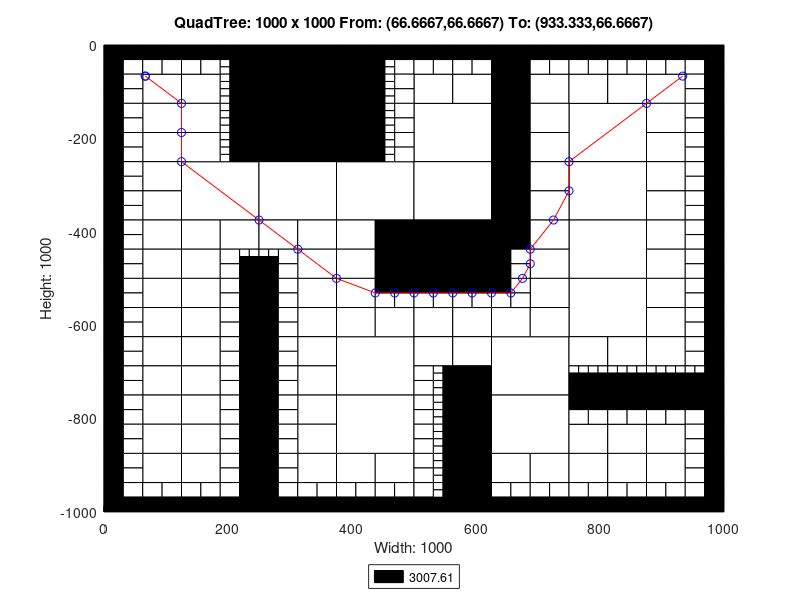

This figure's MATLAB source:
axis([0 1000 -1000 0]);
title('QuadTree: 1000 x 1000 From: (66.6667,66.6667) To: (933.333,66.6667)');
xlabel('Width: 1000');
ylabel('Height: 1000');
rectangle('Position',[250 -125 125 125], 'FaceColor',[0 0 0]);
rectangle('Position',[250 -250 125 125], 'FaceColor',[0 0 0]);
rectangle('Position',[125 -375 125 125], 'FaceColor',[1 1 1]);
rectangle('Position',[250 -375 125 125], 'FaceColor',[1 1 1]);
rectangle('Position',[375 -375 125 125], 'FaceColor',[1 1 1]);
rectangle('Position',[500 -250 125 125], 'FaceColor',[1 1 1]);
rectangle('Position',[750 -250 125 125], 'FaceColor',[1 1 1]);
rectangle('Position',[500 -375 125 125], 'FaceColor',[1 1 1]);
rectangle('Position',[500 -500 125 125], 'FaceColor',[0 0 0]);
rectangle('Position',[750 -375 125 125], 'FaceColor',[1 1 1]);
rectangle('Position',[750 -500 125 125], 'FaceColor',[1 1 1]);
rectangle('Position',[375 -750 125 125], 'FaceColor',[1 1 1]);
rectangle('Position',[375 -875 125 125], 'FaceColor',[1 1 1]);
rectangle('Position',[625 -750 125 125], 'FaceColor',[1 1 1]);
rectangle('Position',[750 -625 125 125], 'FaceColor',[1 1 1]);
rectangle('Position',[625 -875 125 125], 'FaceColor',[1 1 1]);
rectangle('Position',[62.5 -125 62.5 62.5], 'FaceColor',[1 1 1]);
rectangle('Position',[125 -125 62.5 62.5], 'FaceColor',[1 1 1]);
rectangle('Position',[62.5 -187.5 62.5 62.5], 'FaceColor',[1 1 1]);
rectangle('Position',[62.5 -250 62.5 62.5], 'FaceColor',[1 1 1]);
rectangle('Position',[125 -187.5 62.5 62.5], 'FaceColor',[1 1 1]);
rectangle('Position',[125 -250 62.5 62.5], 'FaceColor',[1 1 1]);
rectangle('Position',[375 -62.5 62.5 62.5], 'FaceColor',[0 0 0]);
rectangle('Position',[375 -125 62.5 62.5], 'FaceColor',[0 0 0]);
rectangle('Position',[375 -187.5 62.5 62.5], 'FaceColor',[0 0 0]);
rectangle('Position',[375 -250 62.5 62.5], 'FaceColor',[0 0 0]);
rectangle('Position',[62.5 -312.5 62.5 62.5], 'FaceColor',[1 1 1]);
rectangle('Position',[62.5 -375 62.5 62.5], 'FaceColor',[1 1 1]);
rectangle('Position',[62.5 -437.5 62.5 62.5], 'FaceColor',[1 1 1]);
rectangle('Position',[62.5 -500 62.5 62.5], 'FaceColor',[1 1 1]);
rectangle('Position',[125 -437.5 62.5 62.5], 'FaceColor',[1 1 1]);
rectangle('Position',[187.5 -437.5 62.5 62.5], 'FaceColor',[1 1 1]);
rectangle('Position',[125 -500 62.5 62.5], 'FaceColor',[1 1 1]);
rectangle('Position',[250 -437.5 62.5 62.5], 'FaceColor',[1 1 1]);
rectangle('Position',[312.5 -437.5 62.5 62.5], 'FaceColor',[1 1 1]);
rectangle('Position',[312.5 -500 62.5 62.5], 'FaceColor',[1 1 1]);
rectangle('Position',[375 -437.5 62.5 62.5], 'FaceColor',[1 1 1]);
rectangle('Position',[437.5 -437.5 62.5 62.5], 'FaceColor',[0 0 0]);
rectangle('Position',[375 -500 62.5 62.5], 'FaceColor',[1 1 1]);
rectangle('Position',[437.5 -500 62.5 62.5], 'FaceColor',[0 0 0]);
rectangle('Position',[500 -125 62.5 62.5], 'FaceColor',[1 1 1]);
rectangle('Position',[562.5 -125 62.5 62.5], 'FaceColor',[1 1 1]);
rectangle('Position',[625 -62.5 62.5 62.5], 'FaceColor',[0 0 0]);
rectangle('Position',[625 -125 62.5 62.5], 'FaceColor',[0 0 0]);
rectangle('Position',[687.5 -125 62.5 62.5], 'FaceColor',[1 1 1]);
rectangle('Position',[625 -187.5 62.5 62.5], 'FaceColor',[0 0 0]);
rectangle('Position',[687.5 -187.5 62.5 62.5], 'FaceColor',[1 1 1]);
rectangle('Position',[625 -250 62.5 62.5], 'FaceColor',[0 0 0]);
rectangle('Position',[687.5 -250 62.5 62.5], 'FaceColor',[1 1 1]);
rectangle('Position',[750 -125 62.5 62.5], 'FaceColor',[1 1 1]);
rectangle('Position',[812.5 -125 62.5 62.5], 'FaceColor',[1 1 1]);
rectangle('Position',[875 -125 62.5 62.5], 'FaceColor',[1 1 1]);
rectangle('Position',[875 -187.5 62.5 62.5], 'FaceColor',[1 1 1]);
rectangle('Position',[875 -250 62.5 62.5], 'FaceColor',[1 1 1]);
rectangle('Position',[625 -312.5 62.5 62.5], 'FaceColor',[0 0 0]);
rectangle('Position',[687.5 -312.5 62.5 62.5], 'FaceColor',[1 1 1]);
rectangle('Position',[625 -375 62.5 62.5], 'FaceColor',[0 0 0]);
rectangle('Position',[687.5 -375 62.5 62.5], 'FaceColor',[1 1 1]);
rectangle('Position',[625 -437.5 62.5 62.5], 'FaceColor',[0 0 0]);
rectangle('Position',[687.5 -437.5 62.5 62.5], 'FaceColor',[1 1 1]);
rectangle('Position',[687.5 -500 62.5 62.5], 'FaceColor',[1 1 1]);
rectangle('Position',[875 -312.5 62.5 62.5], 'FaceColor',[1 1 1]);
rectangle('Position',[875 -375 62.5 62.5], 'FaceColor',[1 1 1]);
rectangle('Position',[875 -437.5 62.5 62.5], 'FaceColor',[1 1 1]);
rectangle('Position',[875 -500 62.5 62.5], 'FaceColor',[1 1 1]);
rectangle('Position',[62.5 -562.5 62.5 62.5], 'FaceColor',[1 1 1]);
rectangle('Position',[62.5 -625 62.5 62.5], 'FaceColor',[1 1 1]);
rectangle('Position',[125 -562.5 62.5 62.5], 'FaceColor',[1 1 1]);
rectangle('Position',[125 -625 62.5 62.5], 'FaceColor',[1 1 1]);
rectangle('Position',[62.5 -687.5 62.5 62.5], 'FaceColor',[1 1 1]);
rectangle('Position',[62.5 -750 62.5 62.5], 'FaceColor',[1 1 1]);
rectangle('Position',[125 -687.5 62.5 62.5], 'FaceColor',[1 1 1]);
rectangle('Position',[125 -750 62.5 62.5], 'FaceColor',[1 1 1]);
rectangle('Position',[312.5 -562.5 62.5 62.5], 'FaceColor',[1 1 1]);
rectangle('Position',[312.5 -625 62.5 62.5], 'FaceColor',[1 1 1]);
rectangle('Position',[375 -562.5 62.5 62.5], 'FaceColor',[1 1 1]);
rectangle('Position',[375 -625 62.5 62.5], 'FaceColor',[1 1 1]);
rectangle('Position',[437.5 -625 62.5 62.5], 'FaceColor',[1 1 1]);
rectangle('Position',[312.5 -687.5 62.5 62.5], 'FaceColor',[1 1 1]);
rectangle('Position',[312.5 -750 62.5 62.5], 'FaceColor',[1 1 1]);
rectangle('Position',[62.5 -812.5 62.5 62.5], 'FaceColor',[1 1 1]);
rectangle('Position',[62.5 -875 62.5 62.5], 'FaceColor',[1 1 1]);
rectangle('Position',[125 -812.5 62.5 62.5], 'FaceColor',[1 1 1]);
rectangle('Position',[125 -875 62.5 62.5], 'FaceColor',[1 1 1]);
rectangle('Position',[62.5 -937.5 62.5 62.5], 'FaceColor',[1 1 1]);
rectangle('Position',[125 -937.5 62.5 62.5], 'FaceColor',[1 1 1]);
rectangle('Position',[312.5 -812.5 62.5 62.5], 'FaceColor',[1 1 1]);
rectangle('Position',[312.5 -875 62.5 62.5], 'FaceColor',[1 1 1]);
rectangle('Position',[312.5 -937.5 62.5 62.5], 'FaceColor',[1 1 1]);
rectangle('Position',[375 -937.5 62.5 62.5], 'FaceColor',[1 1 1]);
rectangle('Position',[437.5 -937.5 62.5 62.5], 'FaceColor',[1 1 1]);
rectangle('Position',[500 -625 62.5 62.5], 'FaceColor',[1 1 1]);
rectangle('Position',[562.5 -625 62.5 62.5], 'FaceColor',[1 1 1]);
rectangle('Position',[687.5 -562.5 62.5 62.5], 'FaceColor',[1 1 1]);
rectangle('Position',[625 -625 62.5 62.5], 'FaceColor',[1 1 1]);
rectangle('Position',[687.5 -625 62.5 62.5], 'FaceColor',[1 1 1]);
rectangle('Position',[500 -687.5 62.5 62.5], 'FaceColor',[1 1 1]);
rectangle('Position',[562.5 -687.5 62.5 62.5], 'FaceColor',[1 1 1]);
rectangle('Position',[562.5 -750 62.5 62.5], 'FaceColor',[0 0 0]);
rectangle('Position',[875 -562.5 62.5 62.5], 'FaceColor',[1 1 1]);
rectangle('Position',[875 -625 62.5 62.5], 'FaceColor',[1 1 1]);
rectangle('Position',[750 -687.5 62.5 62.5], 'FaceColor',[1 1 1]);
rectangle('Position',[812.5 -687.5 62.5 62.5], 'FaceColor',[1 1 1]);
rectangle('Position',[875 -687.5 62.5 62.5], 'FaceColor',[1 1 1]);
rectangle('Position',[562.5 -812.5 62.5 62.5], 'FaceColor',[0 0 0]);
rectangle('Position',[562.5 -875 62.5 62.5], 'FaceColor',[0 0 0]);
rectangle('Position',[562.5 -937.5 62.5 62.5], 'FaceColor',[0 0 0]);
rectangle('Position',[562.5 -1000 62.5 62.5], 'FaceColor',[0 0 0]);
rectangle('Position',[625 -937.5 62.5 62.5], 'FaceColor',[1 1 1]);
rectangle('Position',[687.5 -937.5 62.5 62.5], 'FaceColor',[1 1 1]);
rectangle('Position',[750 -875 62.5 62.5], 'FaceColor',[1 1 1]);
rectangle('Position',[812.5 -875 62.5 62.5], 'FaceColor',[1 1 1]);
rectangle('Position',[875 -875 62.5 62.5], 'FaceColor',[1 1 1]);
rectangle('Position',[750 -937.5 62.5 62.5], 'FaceColor',[1 1 1]);
rectangle('Position',[812.5 -937.5 62.5 62.5], 'FaceColor',[1 1 1]);
rectangle('Position',[875 -937.5 62.5 62.5], 'FaceColor',[1 1 1]);
rectangle('Position',[0 -31.25 31.25 31.25], 'FaceColor',[0 0 0]);
rectangle('Position',[31.25 -31.25 31.25 31.25], 'FaceColor',[0 0 0]);
rectangle('Position',[0 -62.5 31.25 31.25], 'FaceColor',[0 0 0]);
rectangle('Position',[31.25 -62.5 31.25 31.25], 'FaceColor',[1 1 1]);
rectangle('Position',[62.5 -31.25 31.25 31.25], 'FaceColor',[0 0 0]);
rectangle('Position',[93.75 -31.25 31.25 31.25], 'FaceColor',[0 0 0]);
rectangle('Position',[62.5 -62.5 31.25 31.25], 'FaceColor',[1 1 1]);
rectangle('Position',[93.75 -62.5 31.25 31.25], 'FaceColor',[1 1 1]);
rectangle('Position',[0 -93.75 31.25 31.25], 'FaceColor',[0 0 0]);
rectangle('Position',[31.25 -93.75 31.25 31.25], 'FaceColor',[1 1 1]);
rectangle('Position',[0 -125 31.25 31.25], 'FaceColor',[0 0 0]);
rectangle('Position',[31.25 -125 31.25 31.25], 'FaceColor',[1 1 1]);
rectangle('Position',[125 -31.25 31.25 31.25], 'FaceColor',[0 0 0]);
rectangle('Position',[156.25 -31.25 31.25 31.25], 'FaceColor',[0 0 0]);
rectangle('Position',[125 -62.5 31.25 31.25], 'FaceColor',[1 1 1]);
rectangle('Position',[156.25 -62.5 31.25 31.25], 'FaceColor',[1 1 1]);
rectangle('Position',[187.5 -31.25 31.25 31.25], 'FaceColor',[0 0 0]);
rectangle('Position',[218.75 -31.25 31.25 31.25], 'FaceColor',[0 0 0]);
rectangle('Position',[218.75 -62.5 31.25 31.25], 'FaceColor',[0 0 0]);
rectangle('Position',[218.75 -93.75 31.25 31.25], 'FaceColor',[0 0 0]);
rectangle('Position',[218.75 -125 31.25 31.25], 'FaceColor',[0 0 0]);
rectangle('Position',[0 -156.25 31.25 31.25], 'FaceColor',[0 0 0]);
rectangle('Position',[31.25 -156.25 31.25 31.25], 'FaceColor',[1 1 1]);
rectangle('Position',[0 -187.5 31.25 31.25], 'FaceColor',[0 0 0]);
rectangle('Position',[31.25 -187.5 31.25 31.25], 'FaceColor',[1 1 1]);
rectangle('Position',[0 -218.75 31.25 31.25], 'FaceColor',[0 0 0]);
rectangle('Position',[31.25 -218.75 31.25 31.25], 'FaceColor',[1 1 1]);
rectangle('Position',[0 -250 31.25 31.25], 'FaceColor',[0 0 0]);
rectangle('Position',[31.25 -250 31.25 31.25], 'FaceColor',[1 1 1]);
rectangle('Position',[218.75 -156.25 31.25 31.25], 'FaceColor',[0 0 0]);
rectangle('Position',[218.75 -187.5 31.25 31.25], 'FaceColor',[0 0 0]);
rectangle('Position',[218.75 -218.75 31.25 31.25], 'FaceColor',[0 0 0]);
rectangle('Position',[218.75 -250 31.25 31.25], 'FaceColor',[0 0 0]);
rectangle('Position',[437.5 -31.25 31.25 31.25], 'FaceColor',[0 0 0]);
rectangle('Position',[468.75 -31.25 31.25 31.25], 'FaceColor',[0 0 0]);
rectangle('Position',[468.75 -62.5 31.25 31.25], 'FaceColor',[1 1 1]);
rectangle('Position',[468.75 -93.75 31.25 31.25], 'FaceColor',[1 1 1]);
rectangle('Position',[468.75 -125 31.25 31.25], 'FaceColor',[1 1 1]);
rectangle('Position',[468.75 -156.25 31.25 31.25], 'FaceColor',[1 1 1]);
rectangle('Position',[468.75 -187.5 31.25 31.25], 'FaceColor',[1 1 1]);
rectangle('Position',[468.75 -218.75 31.25 31.25], 'FaceColor',[1 1 1]);
rectangle('Position',[468.75 -250 31.25 31.25], 'FaceColor',[1 1 1]);
rectangle('Position',[0 -281.25 31.25 31.25], 'FaceColor',[0 0 0]);
rectangle('Position',[31.25 -281.25 31.25 31.25], 'FaceColor',[1 1 1]);
rectangle('Position',[0 -312.5 31.25 31.25], 'FaceColor',[0 0 0]);
rectangle('Position',[31.25 -312.5 31.25 31.25], 'FaceColor',[1 1 1]);
rectangle('Position',[0 -343.75 31.25 31.25], 'FaceColor',[0 0 0]);
rectangle('Position',[31.25 -343.75 31.25 31.25], 'FaceColor',[1 1 1]);
rectangle('Position',[0 -375 31.25 31.25], 'FaceColor',[0 0 0]);
rectangle('Position',[31.25 -375 31.25 31.25], 'FaceColor',[1 1 1]);
rectangle('Position',[0 -406.25 31.25 31.25], 'FaceColor',[0 0 0]);
rectangle('Position',[31.25 -406.25 31.25 31.25], 'FaceColor',[1 1 1]);
rectangle('Position',[0 -437.5 31.25 31.25], 'FaceColor',[0 0 0]);
rectangle('Position',[31.25 -437.5 31.25 31.25], 'FaceColor',[1 1 1]);
rectangle('Position',[0 -468.75 31.25 31.25], 'FaceColor',[0 0 0]);
rectangle('Position',[31.25 -468.75 31.25 31.25], 'FaceColor',[1 1 1]);
rectangle('Position',[0 -500 31.25 31.25], 'FaceColor',[0 0 0]);
rectangle('Position',[31.25 -500 31.25 31.25], 'FaceColor',[1 1 1]);
rectangle('Position',[187.5 -468.75 31.25 31.25], 'FaceColor',[1 1 1]);
rectangle('Position',[187.5 -500 31.25 31.25], 'FaceColor',[1 1 1]);
rectangle('Position',[218.75 -500 31.25 31.25], 'FaceColor',[0 0 0]);
rectangle('Position',[281.25 -468.75 31.25 31.25], 'FaceColor',[1 1 1]);
rectangle('Position',[250 -500 31.25 31.25], 'FaceColor',[0 0 0]);
rectangle('Position',[281.25 -500 31.25 31.25], 'FaceColor',[1 1 1]);
rectangle('Position',[500 -31.25 31.25 31.25], 'FaceColor',[0 0 0]);
rectangle('Position',[531.25 -31.25 31.25 31.25], 'FaceColor',[0 0 0]);
rectangle('Position',[500 -62.5 31.25 31.25], 'FaceColor',[1 1 1]);
rectangle('Position',[531.25 -62.5 31.25 31.25], 'FaceColor',[1 1 1]);
rectangle('Position',[562.5 -31.25 31.25 31.25], 'FaceColor',[0 0 0]);
rectangle('Position',[593.75 -31.25 31.25 31.25], 'FaceColor',[0 0 0]);
rectangle('Position',[562.5 -62.5 31.25 31.25], 'FaceColor',[1 1 1]);
rectangle('Position',[593.75 -62.5 31.25 31.25], 'FaceColor',[1 1 1]);
rectangle('Position',[687.5 -31.25 31.25 31.25], 'FaceColor',[0 0 0]);
rectangle('Position',[718.75 -31.25 31.25 31.25], 'FaceColor',[0 0 0]);
rectangle('Position',[687.5 -62.5 31.25 31.25], 'FaceColor',[1 1 1]);
rectangle('Position',[718.75 -62.5 31.25 31.25], 'FaceColor',[1 1 1]);
rectangle('Position',[750 -31.25 31.25 31.25], 'FaceColor',[0 0 0]);
rectangle('Position',[781.25 -31.25 31.25 31.25], 'FaceColor',[0 0 0]);
rectangle('Position',[750 -62.5 31.25 31.25], 'FaceColor',[1 1 1]);
rectangle('Position',[781.25 -62.5 31.25 31.25], 'FaceColor',[1 1 1]);
rectangle('Position',[812.5 -31.25 31.25 31.25], 'FaceColor',[0 0 0]);
rectangle('Position',[843.75 -31.25 31.25 31.25], 'FaceColor',[0 0 0]);
rectangle('Position',[812.5 -62.5 31.25 31.25], 'FaceColor',[1 1 1]);
rectangle('Position',[843.75 -62.5 31.25 31.25], 'FaceColor',[1 1 1]);
rectangle('Position',[875 -31.25 31.25 31.25], 'FaceColor',[0 0 0]);
rectangle('Position',[906.25 -31.25 31.25 31.25], 'FaceColor',[0 0 0]);
rectangle('Position',[875 -62.5 31.25 31.25], 'FaceColor',[1 1 1]);
rectangle('Position',[906.25 -62.5 31.25 31.25], 'FaceColor',[1 1 1]);
rectangle('Position',[937.5 -31.25 31.25 31.25], 'FaceColor',[0 0 0]);
rectangle('Position',[968.75 -31.25 31.25 31.25], 'FaceColor',[0 0 0]);
rectangle('Position',[937.5 -62.5 31.25 31.25], 'FaceColor',[1 1 1]);
rectangle('Position',[968.75 -62.5 31.25 31.25], 'FaceColor',[0 0 0]);
rectangle('Position',[937.5 -93.75 31.25 31.25], 'FaceColor',[1 1 1]);
rectangle('Position',[968.75 -93.75 31.25 31.25], 'FaceColor',[0 0 0]);
rectangle('Position',[937.5 -125 31.25 31.25], 'FaceColor',[1 1 1]);
rectangle('Position',[968.75 -125 31.25 31.25], 'FaceColor',[0 0 0]);
rectangle('Position',[937.5 -156.25 31.25 31.25], 'FaceColor',[1 1 1]);
rectangle('Position',[968.75 -156.25 31.25 31.25], 'FaceColor',[0 0 0]);
rectangle('Position',[937.5 -187.5 31.25 31.25], 'FaceColor',[1 1 1]);
rectangle('Position',[968.75 -187.5 31.25 31.25], 'FaceColor',[0 0 0]);
rectangle('Position',[937.5 -218.75 31.25 31.25], 'FaceColor',[1 1 1]);
rectangle('Position',[968.75 -218.75 31.25 31.25], 'FaceColor',[0 0 0]);
rectangle('Position',[937.5 -250 31.25 31.25], 'FaceColor',[1 1 1]);
rectangle('Position',[968.75 -250 31.25 31.25], 'FaceColor',[0 0 0]);
rectangle('Position',[625 -468.75 31.25 31.25], 'FaceColor',[0 0 0]);
rectangle('Position',[656.25 -468.75 31.25 31.25], 'FaceColor',[1 1 1]);
rectangle('Position',[625 -500 31.25 31.25], 'FaceColor',[0 0 0]);
rectangle('Position',[656.25 -500 31.25 31.25], 'FaceColor',[1 1 1]);
rectangle('Position',[937.5 -281.25 31.25 31.25], 'FaceColor',[1 1 1]);
rectangle('Position',[968.75 -281.25 31.25 31.25], 'FaceColor',[0 0 0]);
rectangle('Position',[937.5 -312.5 31.25 31.25], 'FaceColor',[1 1 1]);
rectangle('Position',[968.75 -312.5 31.25 31.25], 'FaceColor',[0 0 0]);
rectangle('Position',[937.5 -343.75 31.25 31.25], 'FaceColor',[1 1 1]);
rectangle('Position',[968.75 -343.75 31.25 31.25], 'FaceColor',[0 0 0]);
rectangle('Position',[937.5 -375 31.25 31.25], 'FaceColor',[1 1 1]);
rectangle('Position',[968.75 -375 31.25 31.25], 'FaceColor',[0 0 0]);
rectangle('Position',[937.5 -406.25 31.25 31.25], 'FaceColor',[1 1 1]);
rectangle('Position',[968.75 -406.25 31.25 31.25], 'FaceColor',[0 0 0]);
rectangle('Position',[937.5 -437.5 31.25 31.25], 'FaceColor',[1 1 1]);
rectangle('Position',[968.75 -437.5 31.25 31.25], 'FaceColor',[0 0 0]);
rectangle('Position',[937.5 -468.75 31.25 31.25], 'FaceColor',[1 1 1]);
rectangle('Position',[968.75 -468.75 31.25 31.25], 'FaceColor',[0 0 0]);
rectangle('Position',[937.5 -500 31.25 31.25], 'FaceColor',[1 1 1]);
rectangle('Position',[968.75 -500 31.25 31.25], 'FaceColor',[0 0 0]);
rectangle('Position',[0 -531.25 31.25 31.25], 'FaceColor',[0 0 0]);
rectangle('Position',[31.25 -531.25 31.25 31.25], 'FaceColor',[1 1 1]);
rectangle('Position',[0 -562.5 31.25 31.25], 'FaceColor',[0 0 0]);
rectangle('Position',[31.25 -562.5 31.25 31.25], 'FaceColor',[1 1 1]);
rectangle('Position',[0 -593.75 31.25 31.25], 'FaceColor',[0 0 0]);
rectangle('Position',[31.25 -593.75 31.25 31.25], 'FaceColor',[1 1 1]);
rectangle('Position',[0 -625 31.25 31.25], 'FaceColor',[0 0 0]);
rectangle('Position',[31.25 -625 31.25 31.25], 'FaceColor',[1 1 1]);
rectangle('Position',[187.5 -531.25 31.25 31.25], 'FaceColor',[1 1 1]);
rectangle('Position',[218.75 -531.25 31.25 31.25], 'FaceColor',[0 0 0]);
rectangle('Position',[187.5 -562.5 31.25 31.25], 'FaceColor',[1 1 1]);
rectangle('Position',[218.75 -562.5 31.25 31.25], 'FaceColor',[0 0 0]);
rectangle('Position',[187.5 -593.75 31.25 31.25], 'FaceColor',[1 1 1]);
rectangle('Position',[218.75 -593.75 31.25 31.25], 'FaceColor',[0 0 0]);
rectangle('Position',[187.5 -625 31.25 31.25], 'FaceColor',[1 1 1]);
rectangle('Position',[218.75 -625 31.25 31.25], 'FaceColor',[0 0 0]);
rectangle('Position',[0 -656.25 31.25 31.25], 'FaceColor',[0 0 0]);
rectangle('Position',[31.25 -656.25 31.25 31.25], 'FaceColor',[1 1 1]);
rectangle('Position',[0 -687.5 31.25 31.25], 'FaceColor',[0 0 0]);
rectangle('Position',[31.25 -687.5 31.25 31.25], 'FaceColor',[1 1 1]);
rectangle('Position',[0 -718.75 31.25 31.25], 'FaceColor',[0 0 0]);
rectangle('Position',[31.25 -718.75 31.25 31.25], 'FaceColor',[1 1 1]);
rectangle('Position',[0 -750 31.25 31.25], 'FaceColor',[0 0 0]);
rectangle('Position',[31.25 -750 31.25 31.25], 'FaceColor',[1 1 1]);
rectangle('Position',[187.5 -656.25 31.25 31.25], 'FaceColor',[1 1 1]);
rectangle('Position',[218.75 -656.25 31.25 31.25], 'FaceColor',[0 0 0]);
rectangle('Position',[187.5 -687.5 31.25 31.25], 'FaceColor',[1 1 1]);
rectangle('Position',[218.75 -687.5 31.25 31.25], 'FaceColor',[0 0 0]);
rectangle('Position',[187.5 -718.75 31.25 31.25], 'FaceColor',[1 1 1]);
rectangle('Position',[218.75 -718.75 31.25 31.25], 'FaceColor',[0 0 0]);
rectangle('Position',[187.5 -750 31.25 31.25], 'FaceColor',[1 1 1]);
rectangle('Position',[218.75 -750 31.25 31.25], 'FaceColor',[0 0 0]);
rectangle('Position',[250 -531.25 31.25 31.25], 'FaceColor',[0 0 0]);
rectangle('Position',[281.25 -531.25 31.25 31.25], 'FaceColor',[1 1 1]);
rectangle('Position',[250 -562.5 31.25 31.25], 'FaceColor',[0 0 0]);
rectangle('Position',[281.25 -562.5 31.25 31.25], 'FaceColor',[1 1 1]);
rectangle('Position',[250 -593.75 31.25 31.25], 'FaceColor',[0 0 0]);
rectangle('Position',[281.25 -593.75 31.25 31.25], 'FaceColor',[1 1 1]);
rectangle('Position',[250 -625 31.25 31.25], 'FaceColor',[0 0 0]);
rectangle('Position',[281.25 -625 31.25 31.25], 'FaceColor',[1 1 1]);
rectangle('Position',[437.5 -531.25 31.25 31.25], 'FaceColor',[0 0 0]);
rectangle('Position',[468.75 -531.25 31.25 31.25], 'FaceColor',[0 0 0]);
rectangle('Position',[437.5 -562.5 31.25 31.25], 'FaceColor',[1 1 1]);
rectangle('Position',[468.75 -562.5 31.25 31.25], 'FaceColor',[1 1 1]);
rectangle('Position',[250 -656.25 31.25 31.25], 'FaceColor',[0 0 0]);
rectangle('Position',[281.25 -656.25 31.25 31.25], 'FaceColor',[1 1 1]);
rectangle('Position',[250 -687.5 31.25 31.25], 'FaceColor',[0 0 0]);
rectangle('Position',[281.25 -687.5 31.25 31.25], 'FaceColor',[1 1 1]);
rectangle('Position',[250 -718.75 31.25 31.25], 'FaceColor',[0 0 0]);
rectangle('Position',[281.25 -718.75 31.25 31.25], 'FaceColor',[1 1 1]);
rectangle('Position',[250 -750 31.25 31.25], 'FaceColor',[0 0 0]);
rectangle('Position',[281.25 -750 31.25 31.25], 'FaceColor',[1 1 1]);
rectangle('Position',[0 -781.25 31.25 31.25], 'FaceColor',[0 0 0]);
rectangle('Position',[31.25 -781.25 31.25 31.25], 'FaceColor',[1 1 1]);
rectangle('Position',[0 -812.5 31.25 31.25], 'FaceColor',[0 0 0]);
rectangle('Position',[31.25 -812.5 31.25 31.25], 'FaceColor',[1 1 1]);
rectangle('Position',[0 -843.75 31.25 31.25], 'FaceColor',[0 0 0]);
rectangle('Position',[31.25 -843.75 31.25 31.25], 'FaceColor',[1 1 1]);
rectangle('Position',[0 -875 31.25 31.25], 'FaceColor',[0 0 0]);
rectangle('Position',[31.25 -875 31.25 31.25], 'FaceColor',[1 1 1]);
rectangle('Position',[187.5 -781.25 31.25 31.25], 'FaceColor',[1 1 1]);
rectangle('Position',[218.75 -781.25 31.25 31.25], 'FaceColor',[0 0 0]);
rectangle('Position',[187.5 -812.5 31.25 31.25], 'FaceColor',[1 1 1]);
rectangle('Position',[218.75 -812.5 31.25 31.25], 'FaceColor',[0 0 0]);
rectangle('Position',[187.5 -843.75 31.25 31.25], 'FaceColor',[1 1 1]);
rectangle('Position',[218.75 -843.75 31.25 31.25], 'FaceColor',[0 0 0]);
rectangle('Position',[187.5 -875 31.25 31.25], 'FaceColor',[1 1 1]);
rectangle('Position',[218.75 -875 31.25 31.25], 'FaceColor',[0 0 0]);
rectangle('Position',[0 -906.25 31.25 31.25], 'FaceColor',[0 0 0]);
rectangle('Position',[31.25 -906.25 31.25 31.25], 'FaceColor',[1 1 1]);
rectangle('Position',[0 -937.5 31.25 31.25], 'FaceColor',[0 0 0]);
rectangle('Position',[31.25 -937.5 31.25 31.25], 'FaceColor',[1 1 1]);
rectangle('Position',[0 -968.75 31.25 31.25], 'FaceColor',[0 0 0]);
rectangle('Position',[31.25 -968.75 31.25 31.25], 'FaceColor',[1 1 1]);
rectangle('Position',[0 -1000 31.25 31.25], 'FaceColor',[0 0 0]);
rectangle('Position',[31.25 -1000 31.25 31.25], 'FaceColor',[0 0 0]);
rectangle('Position',[62.5 -968.75 31.25 31.25], 'FaceColor',[1 1 1]);
rectangle('Position',[93.75 -968.75 31.25 31.25], 'FaceColor',[1 1 1]);
rectangle('Position',[62.5 -1000 31.25 31.25], 'FaceColor',[0 0 0]);
rectangle('Position',[93.75 -1000 31.25 31.25], 'FaceColor',[0 0 0]);
rectangle('Position',[187.5 -906.25 31.25 31.25], 'FaceColor',[1 1 1]);
rectangle('Position',[218.75 -906.25 31.25 31.25], 'FaceColor',[0 0 0]);
rectangle('Position',[187.5 -937.5 31.25 31.25], 'FaceColor',[1 1 1]);
rectangle('Position',[218.75 -937.5 31.25 31.25], 'FaceColor',[0 0 0]);
rectangle('Position',[125 -968.75 31.25 31.25], 'FaceColor',[1 1 1]);
rectangle('Position',[156.25 -968.75 31.25 31.25], 'FaceColor',[1 1 1]);
rectangle('Position',[125 -1000 31.25 31.25], 'FaceColor',[0 0 0]);
rectangle('Position',[156.25 -1000 31.25 31.25], 'FaceColor',[0 0 0]);
rectangle('Position',[187.5 -968.75 31.25 31.25], 'FaceColor',[1 1 1]);
rectangle('Position',[218.75 -968.75 31.25 31.25], 'FaceColor',[0 0 0]);
rectangle('Position',[187.5 -1000 31.25 31.25], 'FaceColor',[0 0 0]);
rectangle('Position',[218.75 -1000 31.25 31.25], 'FaceColor',[0 0 0]);
rectangle('Position',[250 -781.25 31.25 31.25], 'FaceColor',[0 0 0]);
rectangle('Position',[281.25 -781.25 31.25 31.25], 'FaceColor',[1 1 1]);
rectangle('Position',[250 -812.5 31.25 31.25], 'FaceColor',[0 0 0]);
rectangle('Position',[281.25 -812.5 31.25 31.25], 'FaceColor',[1 1 1]);
rectangle('Position',[250 -843.75 31.25 31.25], 'FaceColor',[0 0 0]);
rectangle('Position',[281.25 -843.75 31.25 31.25], 'FaceColor',[1 1 1]);
rectangle('Position',[250 -875 31.25 31.25], 'FaceColor',[0 0 0]);
rectangle('Position',[281.25 -875 31.25 31.25], 'FaceColor',[1 1 1]);
rectangle('Position',[250 -906.25 31.25 31.25], 'FaceColor',[0 0 0]);
rectangle('Position',[281.25 -906.25 31.25 31.25], 'FaceColor',[1 1 1]);
rectangle('Position',[250 -937.5 31.25 31.25], 'FaceColor',[0 0 0]);
rectangle('Position',[281.25 -937.5 31.25 31.25], 'FaceColor',[1 1 1]);
rectangle('Position',[250 -968.75 31.25 31.25], 'FaceColor',[0 0 0]);
rectangle('Position',[281.25 -968.75 31.25 31.25], 'FaceColor',[1 1 1]);
rectangle('Position',[250 -1000 31.25 31.25], 'FaceColor',[0 0 0]);
rectangle('Position',[281.25 -1000 31.25 31.25], 'FaceColor',[0 0 0]);
rectangle('Position',[312.5 -968.75 31.25 31.25], 'FaceColor',[1 1 1]);
rectangle('Position',[343.75 -968.75 31.25 31.25], 'FaceColor',[1 1 1]);
rectangle('Position',[312.5 -1000 31.25 31.25], 'FaceColor',[0 0 0]);
rectangle('Position',[343.75 -1000 31.25 31.25], 'FaceColor',[0 0 0]);
rectangle('Position',[375 -968.75 31.25 31.25], 'FaceColor',[1 1 1]);
rectangle('Position',[406.25 -968.75 31.25 31.25], 'FaceColor',[1 1 1]);
rectangle('Position',[375 -1000 31.25 31.25], 'FaceColor',[0 0 0]);
rectangle('Position',[406.25 -1000 31.25 31.25], 'FaceColor',[0 0 0]);
rectangle('Position',[437.5 -968.75 31.25 31.25], 'FaceColor',[1 1 1]);
rectangle('Position',[468.75 -968.75 31.25 31.25], 'FaceColor',[1 1 1]);
rectangle('Position',[437.5 -1000 31.25 31.25], 'FaceColor',[0 0 0]);
rectangle('Position',[468.75 -1000 31.25 31.25], 'FaceColor',[0 0 0]);
rectangle('Position',[500 -531.25 31.25 31.25], 'FaceColor',[0 0 0]);
rectangle('Position',[531.25 -531.25 31.25 31.25], 'FaceColor',[0 0 0]);
rectangle('Position',[500 -562.5 31.25 31.25], 'FaceColor',[1 1 1]);
rectangle('Position',[531.25 -562.5 31.25 31.25], 'FaceColor',[1 1 1]);
rectangle('Position',[562.5 -531.25 31.25 31.25], 'FaceColor',[0 0 0]);
rectangle('Position',[593.75 -531.25 31.25 31.25], 'FaceColor',[0 0 0]);
rectangle('Position',[562.5 -562.5 31.25 31.25], 'FaceColor',[1 1 1]);
rectangle('Position',[593.75 -562.5 31.25 31.25], 'FaceColor',[1 1 1]);
rectangle('Position',[625 -531.25 31.25 31.25], 'FaceColor',[0 0 0]);
rectangle('Position',[656.25 -531.25 31.25 31.25], 'FaceColor',[1 1 1]);
rectangle('Position',[625 -562.5 31.25 31.25], 'FaceColor',[1 1 1]);
rectangle('Position',[656.25 -562.5 31.25 31.25], 'FaceColor',[1 1 1]);
rectangle('Position',[500 -718.75 31.25 31.25], 'FaceColor',[1 1 1]);
rectangle('Position',[500 -750 31.25 31.25], 'FaceColor',[1 1 1]);
rectangle('Position',[937.5 -531.25 31.25 31.25], 'FaceColor',[1 1 1]);
rectangle('Position',[968.75 -531.25 31.25 31.25], 'FaceColor',[0 0 0]);
rectangle('Position',[937.5 -562.5 31.25 31.25], 'FaceColor',[1 1 1]);
rectangle('Position',[968.75 -562.5 31.25 31.25], 'FaceColor',[0 0 0]);
rectangle('Position',[937.5 -593.75 31.25 31.25], 'FaceColor',[1 1 1]);
rectangle('Position',[968.75 -593.75 31.25 31.25], 'FaceColor',[0 0 0]);
rectangle('Position',[937.5 -625 31.25 31.25], 'FaceColor',[1 1 1]);
rectangle('Position',[968.75 -625 31.25 31.25], 'FaceColor',[0 0 0]);
rectangle('Position',[750 -750 31.25 31.25], 'FaceColor',[0 0 0]);
rectangle('Position',[781.25 -750 31.25 31.25], 'FaceColor',[0 0 0]);
rectangle('Position',[812.5 -750 31.25 31.25], 'FaceColor',[0 0 0]);
rectangle('Position',[843.75 -750 31.25 31.25], 'FaceColor',[0 0 0]);
rectangle('Position',[937.5 -656.25 31.25 31.25], 'FaceColor',[1 1 1]);
rectangle('Position',[968.75 -656.25 31.25 31.25], 'FaceColor',[0 0 0]);
rectangle('Position',[937.5 -687.5 31.25 31.25], 'FaceColor',[1 1 1]);
rectangle('Position',[968.75 -687.5 31.25 31.25], 'FaceColor',[0 0 0]);
rectangle('Position',[875 -750 31.25 31.25], 'FaceColor',[0 0 0]);
rectangle('Position',[906.25 -750 31.25 31.25], 'FaceColor',[0 0 0]);
rectangle('Position',[968.75 -718.75 31.25 31.25], 'FaceColor',[0 0 0]);
rectangle('Position',[937.5 -750 31.25 31.25], 'FaceColor',[0 0 0]);
rectangle('Position',[968.75 -750 31.25 31.25], 'FaceColor',[0 0 0]);
rectangle('Position',[500 -781.25 31.25 31.25], 'FaceColor',[1 1 1]);
rectangle('Position',[500 -812.5 31.25 31.25], 'FaceColor',[1 1 1]);
rectangle('Position',[500 -843.75 31.25 31.25], 'FaceColor',[1 1 1]);
rectangle('Position',[500 -875 31.25 31.25], 'FaceColor',[1 1 1]);
rectangle('Position',[500 -906.25 31.25 31.25], 'FaceColor',[1 1 1]);
rectangle('Position',[500 -937.5 31.25 31.25], 'FaceColor',[1 1 1]);
rectangle('Position',[500 -968.75 31.25 31.25], 'FaceColor',[1 1 1]);
rectangle('Position',[500 -1000 31.25 31.25], 'FaceColor',[0 0 0]);
rectangle('Position',[531.25 -1000 31.25 31.25], 'FaceColor',[0 0 0]);
rectangle('Position',[625 -968.75 31.25 31.25], 'FaceColor',[1 1 1]);
rectangle('Position',[656.25 -968.75 31.25 31.25], 'FaceColor',[1 1 1]);
rectangle('Position',[625 -1000 31.25 31.25], 'FaceColor',[0 0 0]);
rectangle('Position',[656.25 -1000 31.25 31.25], 'FaceColor',[0 0 0]);
rectangle('Position',[687.5 -968.75 31.25 31.25], 'FaceColor',[1 1 1]);
rectangle('Position',[718.75 -968.75 31.25 31.25], 'FaceColor',[1 1 1]);
rectangle('Position',[687.5 -1000 31.25 31.25], 'FaceColor',[0 0 0]);
rectangle('Position',[718.75 -1000 31.25 31.25], 'FaceColor',[0 0 0]);
rectangle('Position',[750 -781.25 31.25 31.25], 'FaceColor',[0 0 0]);
rectangle('Position',[781.25 -781.25 31.25 31.25], 'FaceColor',[0 0 0]);
rectangle('Position',[750 -812.5 31.25 31.25], 'FaceColor',[1 1 1]);
rectangle('Position',[781.25 -812.5 31.25 31.25], 'FaceColor',[1 1 1]);
rectangle('Position',[812.5 -781.25 31.25 31.25], 'FaceColor',[0 0 0]);
rectangle('Position',[843.75 -781.25 31.25 31.25], 'FaceColor',[0 0 0]);
rectangle('Position',[812.5 -812.5 31.25 31.25], 'FaceColor',[1 1 1]);
rectangle('Position',[843.75 -812.5 31.25 31.25], 'FaceColor',[1 1 1]);
rectangle('Position',[875 -781.25 31.25 31.25], 'FaceColor',[0 0 0]);
rectangle('Position',[906.25 -781.25 31.25 31.25], 'FaceColor',[0 0 0]);
rectangle('Position',[875 -812.5 31.25 31.25], 'FaceColor',[1 1 1]);
rectangle('Position',[906.25 -812.5 31.25 31.25], 'FaceColor',[1 1 1]);
rectangle('Position',[937.5 -781.25 31.25 31.25], 'FaceColor',[0 0 0]);
rectangle('Position',[968.75 -781.25 31.25 31.25], 'FaceColor',[0 0 0]);
rectangle('Position',[937.5 -812.5 31.25 31.25], 'FaceColor',[1 1 1]);
rectangle('Position',[968.75 -812.5 31.25 31.25], 'FaceColor',[0 0 0]);
rectangle('Position',[937.5 -843.75 31.25 31.25], 'FaceColor',[1 1 1]);
rectangle('Position',[968.75 -843.75 31.25 31.25], 'FaceColor',[0 0 0]);
rectangle('Position',[937.5 -875 31.25 31.25], 'FaceColor',[1 1 1]);
rectangle('Position',[968.75 -875 31.25 31.25], 'FaceColor',[0 0 0]);
rectangle('Position',[750 -968.75 31.25 31.25], 'FaceColor',[1 1 1]);
rectangle('Position',[781.25 -968.75 31.25 31.25], 'FaceColor',[1 1 1]);
rectangle('Position',[750 -1000 31.25 31.25], 'FaceColor',[0 0 0]);
rectangle('Position',[781.25 -1000 31.25 31.25], 'FaceColor',[0 0 0]);
rectangle('Position',[812.5 -968.75 31.25 31.25], 'FaceColor',[1 1 1]);
rectangle('Position',[843.75 -968.75 31.25 31.25], 'FaceColor',[1 1 1]);
rectangle('Position',[812.5 -1000 31.25 31.25], 'FaceColor',[0 0 0]);
rectangle('Position',[843.75 -1000 31.25 31.25], 'FaceColor',[0 0 0]);
rectangle('Position',[937.5 -906.25 31.25 31.25], 'FaceColor',[1 1 1]);
rectangle('Position',[968.75 -906.25 31.25 31.25], 'FaceColor',[0 0 0]);
rectangle('Position',[937.5 -937.5 31.25 31.25], 'FaceColor',[1 1 1]);
rectangle('Position',[968.75 -937.5 31.25 31.25], 'FaceColor',[0 0 0]);
rectangle('Position',[875 -968.75 31.25 31.25], 'FaceColor',[1 1 1]);
rectangle('Position',[906.25 -968.75 31.25 31.25], 'FaceColor',[1 1 1]);
rectangle('Position',[875 -1000 31.25 31.25], 'FaceColor',[0 0 0]);
rectangle('Position',[906.25 -1000 31.25 31.25], 'FaceColor',[0 0 0]);
rectangle('Position',[937.5 -968.75 31.25 31.25], 'FaceColor',[1 1 1]);
rectangle('Position',[968.75 -968.75 31.25 31.25], 'FaceColor',[0 0 0]);
rectangle('Position',[937.5 -1000 31.25 31.25], 'FaceColor',[0 0 0]);
rectangle('Position',[968.75 -1000 31.25 31.25], 'FaceColor',[0 0 0]);
rectangle('Position',[187.5 -46.875 15.625 15.625], 'FaceColor',[1 1 1]);
rectangle('Position',[203.125 -46.875 15.625 15.625], 'FaceColor',[0 0 0]);
rectangle('Position',[187.5 -62.5 15.625 15.625], 'FaceColor',[1 1 1]);
rectangle('Position',[203.125 -62.5 15.625 15.625], 'FaceColor',[0 0 0]);
rectangle('Position',[187.5 -78.125 15.625 15.625], 'FaceColor',[1 1 1]);
rectangle('Position',[203.125 -78.125 15.625 15.625], 'FaceColor',[0 0 0]);
rectangle('Position',[187.5 -93.75 15.625 15.625], 'FaceColor',[1 1 1]);
rectangle('Position',[203.125 -93.75 15.625 15.625], 'FaceColor',[0 0 0]);
rectangle('Position',[187.5 -109.375 15.625 15.625], 'FaceColor',[1 1 1]);
rectangle('Position',[203.125 -109.375 15.625 15.625], 'FaceColor',[0 0 0]);
rectangle('Position',[187.5 -125 15.625 15.625], 'FaceColor',[1 1 1]);
rectangle('Position',[203.125 -125 15.625 15.625], 'FaceColor',[0 0 0]);
rectangle('Position',[187.5 -140.625 15.625 15.625], 'FaceColor',[1 1 1]);
rectangle('Position',[203.125 -140.625 15.625 15.625], 'FaceColor',[0 0 0]);
rectangle('Position',[187.5 -156.25 15.625 15.625], 'FaceColor',[1 1 1]);
rectangle('Position',[203.125 -156.25 15.625 15.625], 'FaceColor',[0 0 0]);
rectangle('Position',[187.5 -171.875 15.625 15.625], 'FaceColor',[1 1 1]);
rectangle('Position',[203.125 -171.875 15.625 15.625], 'FaceColor',[0 0 0]);
rectangle('Position',[187.5 -187.5 15.625 15.625], 'FaceColor',[1 1 1]);
rectangle('Position',[203.125 -187.5 15.625 15.625], 'FaceColor',[0 0 0]);
rectangle('Position',[187.5 -203.125 15.625 15.625], 'FaceColor',[1 1 1]);
rectangle('Position',[203.125 -203.125 15.625 15.625], 'FaceColor',[0 0 0]);
rectangle('Position',[187.5 -218.75 15.625 15.625], 'FaceColor',[1 1 1]);
rectangle('Position',[203.125 -218.75 15.625 15.625], 'FaceColor',[0 0 0]);
rectangle('Position',[187.5 -234.375 15.625 15.625], 'FaceColor',[1 1 1]);
rectangle('Position',[203.125 -234.375 15.625 15.625], 'FaceColor',[0 0 0]);
rectangle('Position',[187.5 -250 15.625 15.625], 'FaceColor',[1 1 1]);
rectangle('Position',[203.125 -250 15.625 15.625], 'FaceColor',[0 0 0]);
rectangle('Position',[437.5 -46.875 15.625 15.625], 'FaceColor',[0 0 0]);
rectangle('Position',[453.125 -46.875 15.625 15.625], 'FaceColor',[1 1 1]);
rectangle('Position',[437.5 -62.5 15.625 15.625], 'FaceColor',[0 0 0]);
rectangle('Position',[453.125 -62.5 15.625 15.625], 'FaceColor',[1 1 1]);
rectangle('Position',[437.5 -78.125 15.625 15.625], 'FaceColor',[0 0 0]);
rectangle('Position',[453.125 -78.125 15.625 15.625], 'FaceColor',[1 1 1]);
rectangle('Position',[437.5 -93.75 15.625 15.625], 'FaceColor',[0 0 0]);
rectangle('Position',[453.125 -93.75 15.625 15.625], 'FaceColor',[1 1 1]);
rectangle('Position',[437.5 -109.375 15.625 15.625], 'FaceColor',[0 0 0]);
rectangle('Position',[453.125 -109.375 15.625 15.625], 'FaceColor',[1 1 1]);
rectangle('Position',[437.5 -125 15.625 15.625], 'FaceColor',[0 0 0]);
rectangle('Position',[453.125 -125 15.625 15.625], 'FaceColor',[1 1 1]);
rectangle('Position',[437.5 -140.625 15.625 15.625], 'FaceColor',[0 0 0]);
rectangle('Position',[453.125 -140.625 15.625 15.625], 'FaceColor',[1 1 1]);
rectangle('Position',[437.5 -156.25 15.625 15.625], 'FaceColor',[0 0 0]);
rectangle('Position',[453.125 -156.25 15.625 15.625], 'FaceColor',[1 1 1]);
rectangle('Position',[437.5 -171.875 15.625 15.625], 'FaceColor',[0 0 0]);
rectangle('Position',[453.125 -171.875 15.625 15.625], 'FaceColor',[1 1 1]);
rectangle('Position',[437.5 -187.5 15.625 15.625], 'FaceColor',[0 0 0]);
rectangle('Position',[453.125 -187.5 15.625 15.625], 'FaceColor',[1 1 1]);
rectangle('Position',[437.5 -203.125 15.625 15.625], 'FaceColor',[0 0 0]);
rectangle('Position',[453.125 -203.125 15.625 15.625], 'FaceColor',[1 1 1]);
rectangle('Position',[437.5 -218.75 15.625 15.625], 'FaceColor',[0 0 0]);
rectangle('Position',[453.125 -218.75 15.625 15.625], 'FaceColor',[1 1 1]);
rectangle('Position',[437.5 -234.375 15.625 15.625], 'FaceColor',[0 0 0]);
rectangle('Position',[453.125 -234.375 15.625 15.625], 'FaceColor',[1 1 1]);
rectangle('Position',[437.5 -250 15.625 15.625], 'FaceColor',[0 0 0]);
rectangle('Position',[453.125 -250 15.625 15.625], 'FaceColor',[1 1 1]);
rectangle('Position',[218.75 -453.125 15.625 15.625], 'FaceColor',[1 1 1]);
rectangle('Position',[234.375 -453.125 15.625 15.625], 'FaceColor',[1 1 1]);
rectangle('Position',[218.75 -468.75 15.625 15.625], 'FaceColor',[0 0 0]);
rectangle('Position',[234.375 -468.75 15.625 15.625], 'FaceColor',[0 0 0]);
rectangle('Position',[250 -453.125 15.625 15.625], 'FaceColor',[1 1 1]);
rectangle('Position',[265.625 -453.125 15.625 15.625], 'FaceColor',[1 1 1]);
rectangle('Position',[250 -468.75 15.625 15.625], 'FaceColor',[0 0 0]);
rectangle('Position',[265.625 -468.75 15.625 15.625], 'FaceColor',[0 0 0]);
rectangle('Position',[531.25 -703.125 15.625 15.625], 'FaceColor',[1 1 1]);
rectangle('Position',[546.875 -703.125 15.625 15.625], 'FaceColor',[0 0 0]);
rectangle('Position',[531.25 -718.75 15.625 15.625], 'FaceColor',[1 1 1]);
rectangle('Position',[546.875 -718.75 15.625 15.625], 'FaceColor',[0 0 0]);
rectangle('Position',[531.25 -734.375 15.625 15.625], 'FaceColor',[1 1 1]);
rectangle('Position',[546.875 -734.375 15.625 15.625], 'FaceColor',[0 0 0]);
rectangle('Position',[531.25 -750 15.625 15.625], 'FaceColor',[1 1 1]);
rectangle('Position',[546.875 -750 15.625 15.625], 'FaceColor',[0 0 0]);
rectangle('Position',[750 -703.125 15.625 15.625], 'FaceColor',[1 1 1]);
rectangle('Position',[765.625 -703.125 15.625 15.625], 'FaceColor',[1 1 1]);
rectangle('Position',[750 -718.75 15.625 15.625], 'FaceColor',[0 0 0]);
rectangle('Position',[765.625 -718.75 15.625 15.625], 'FaceColor',[0 0 0]);
rectangle('Position',[781.25 -703.125 15.625 15.625], 'FaceColor',[1 1 1]);
rectangle('Position',[796.875 -703.125 15.625 15.625], 'FaceColor',[1 1 1]);
rectangle('Position',[781.25 -718.75 15.625 15.625], 'FaceColor',[0 0 0]);
rectangle('Position',[796.875 -718.75 15.625 15.625], 'FaceColor',[0 0 0]);
rectangle('Position',[812.5 -703.125 15.625 15.625], 'FaceColor',[1 1 1]);
rectangle('Position',[828.125 -703.125 15.625 15.625], 'FaceColor',[1 1 1]);
rectangle('Position',[812.5 -718.75 15.625 15.625], 'FaceColor',[0 0 0]);
rectangle('Position',[828.125 -718.75 15.625 15.625], 'FaceColor',[0 0 0]);
rectangle('Position',[843.75 -703.125 15.625 15.625], 'FaceColor',[1 1 1]);
rectangle('Position',[859.375 -703.125 15.625 15.625], 'FaceColor',[1 1 1]);
rectangle('Position',[843.75 -718.75 15.625 15.625], 'FaceColor',[0 0 0]);
rectangle('Position',[859.375 -718.75 15.625 15.625], 'FaceColor',[0 0 0]);
rectangle('Position',[875 -703.125 15.625 15.625], 'FaceColor',[1 1 1]);
rectangle('Position',[890.625 -703.125 15.625 15.625], 'FaceColor',[1 1 1]);
rectangle('Position',[875 -718.75 15.625 15.625], 'FaceColor',[0 0 0]);
rectangle('Position',[890.625 -718.75 15.625 15.625], 'FaceColor',[0 0 0]);
rectangle('Position',[906.25 -703.125 15.625 15.625], 'FaceColor',[1 1 1]);
rectangle('Position',[921.875 -703.125 15.625 15.625], 'FaceColor',[1 1 1]);
rectangle('Position',[906.25 -718.75 15.625 15.625], 'FaceColor',[0 0 0]);
rectangle('Position',[921.875 -718.75 15.625 15.625], 'FaceColor',[0 0 0]);
rectangle('Position',[937.5 -703.125 15.625 15.625], 'FaceColor',[1 1 1]);
rectangle('Position',[953.125 -703.125 15.625 15.625], 'FaceColor',[1 1 1]);
rectangle('Position',[937.5 -718.75 15.625 15.625], 'FaceColor',[0 0 0]);
rectangle('Position',[953.125 -718.75 15.625 15.625], 'FaceColor',[0 0 0]);
rectangle('Position',[531.25 -765.625 15.625 15.625], 'FaceColor',[1 1 1]);
rectangle('Position',[546.875 -765.625 15.625 15.625], 'FaceColor',[0 0 0]);
rectangle('Position',[531.25 -781.25 15.625 15.625], 'FaceColor',[1 1 1]);
rectangle('Position',[546.875 -781.25 15.625 15.625], 'FaceColor',[0 0 0]);
rectangle('Position',[531.25 -796.875 15.625 15.625], 'FaceColor',[1 1 1]);
rectangle('Position',[546.875 -796.875 15.625 15.625], 'FaceColor',[0 0 0]);
rectangle('Position',[531.25 -812.5 15.625 15.625], 'FaceColor',[1 1 1]);
rectangle('Position',[546.875 -812.5 15.625 15.625], 'FaceColor',[0 0 0]);
rectangle('Position',[531.25 -828.125 15.625 15.625], 'FaceColor',[1 1 1]);
rectangle('Position',[546.875 -828.125 15.625 15.625], 'FaceColor',[0 0 0]);
rectangle('Position',[531.25 -843.75 15.625 15.625], 'FaceColor',[1 1 1]);
rectangle('Position',[546.875 -843.75 15.625 15.625], 'FaceColor',[0 0 0]);
rectangle('Position',[531.25 -859.375 15.625 15.625], 'FaceColor',[1 1 1]);
rectangle('Position',[546.875 -859.375 15.625 15.625], 'FaceColor',[0 0 0]);
rectangle('Position',[531.25 -875 15.625 15.625], 'FaceColor',[1 1 1]);
rectangle('Position',[546.875 -875 15.625 15.625], 'FaceColor',[0 0 0]);
rectangle('Position',[531.25 -890.625 15.625 15.625], 'FaceColor',[1 1 1]);
rectangle('Position',[546.875 -890.625 15.625 15.625], 'FaceColor',[0 0 0]);
rectangle('Position',[531.25 -906.25 15.625 15.625], 'FaceColor',[1 1 1]);
rectangle('Position',[546.875 -906.25 15.625 15.625], 'FaceColor',[0 0 0]);
rectangle('Position',[531.25 -921.875 15.625 15.625], 'FaceColor',[1 1 1]);
rectangle('Position',[546.875 -921.875 15.625 15.625], 'FaceColor',[0 0 0]);
rectangle('Position',[531.25 -937.5 15.625 15.625], 'FaceColor',[1 1 1]);
rectangle('Position',[546.875 -937.5 15.625 15.625], 'FaceColor',[0 0 0]);
rectangle('Position',[531.25 -953.125 15.625 15.625], 'FaceColor',[1 1 1]);
rectangle('Position',[546.875 -953.125 15.625 15.625], 'FaceColor',[0 0 0]);
rectangle('Position',[531.25 -968.75 15.625 15.625], 'FaceColor',[1 1 1]);
rectangle('Position',[546.875 -968.75 15.625 15.625], 'FaceColor',[0 0 0]);
X=[933.333,875,750,750,725,687.5,687.5,675,656.25,625,593.75,562.5,531.25,500,468.75,437.5,375,312.5,250,125,125,125,66.6667,66.6667];
Y=[-66.6667,-125,-250,-312.5,-375,-437.5,-468.75,-500,-531.25,-531.25,-531.25,-531.25,-531.25,-531.25,-531.25,-531.25,-500,-437.5,-375,-250,-187.5,-125,-66.6667,-66.6667];
hold on;
plot(X,Y,'r');
plot(X,Y,'bo');
legend('3007.61','Location','southoutside');
